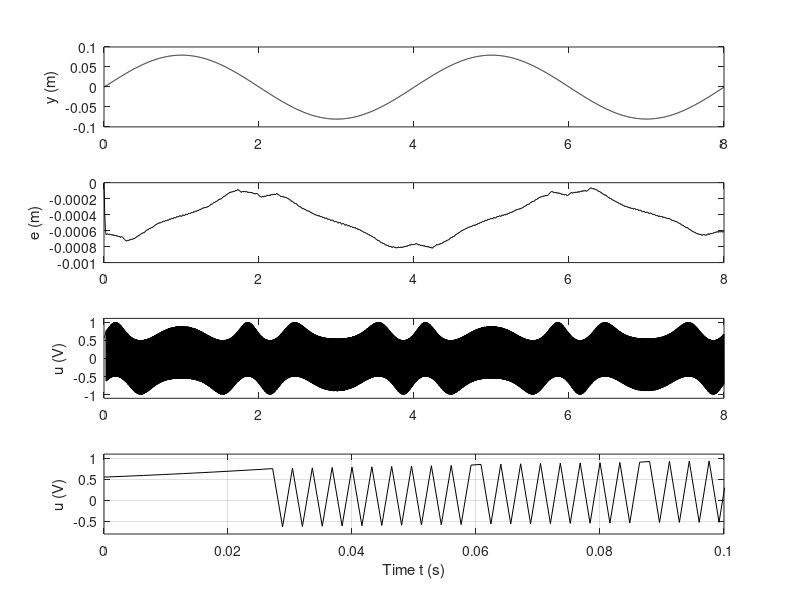

The MATLAB source for this figure:
x(1)=0;
t(1)=0;
y(1)=0.08;
n=5000;
tmax=8.;
dt=tmax/n;
Q=1;
R=1;
gamma=1;
e(1)=x(1)-0.08*sin(pi/2*t(1));
u(1)=0;

for i=1:n-1,
    
f2(i)=-6.5*(y(i)-0.08*pi/2*cos(0.5*pi*t(i)))-(0.56+1.85*abs(y(i)-0.08*pi/2*cos(0.5*pi*t(i))))*sign(y(i)-0.08*pi/2*cos(0.5*pi*t(i)))-0.56*sin(28.09*pi*(x(i)));
    
g2(i)=1.5;
    
if y(i)-0.08*pi/2*cos(0.5*pi*t(i))>0 | y(i)-0.08*pi/2*cos(0.5*pi*t(i))==0
u(i)=-1/g2(i)*(f2(i)+sqrt(f2(i)^2+Q*g2(i)^2/R));
elseif y(i)-0.08*pi/2*cos(0.5*pi*t(i))<0
u(i)=-1/g2(i)*(f2(i)-sqrt(f2(i)^2+Q*g2(i)^2/R));
end
 
t(i+1)=t(i)+dt;
 
x(i+1)=x(i)+dt*y(i);
    
if (y(i)-0.08*pi/2*cos(0.5*pi*t(i)))>0 | (y(i)-0.08*pi/2*cos(0.5*pi*t(i)))==0
y(i+1)=y(i)-dt*((gamma*sqrt(f2(i)^2+Q*g2(i)^2/R))+randn(1)*1e-6);
elseif (y(i)-0.08*pi/2*cos(0.5*pi*t(i)))<0
y(i+1)=y(i)+dt*((gamma*sqrt(f2(i)^2+Q*g2(i)^2/R))+randn(1)*1e-6); 
end

e(i+1)=x(i+1)-0.08*sin(pi/2*t(i+1));

end
 
f2(n)=-6.5*(y(n)-0.08*pi/2*cos(0.5*pi*t(n)))-(0.56+1.85*abs(y(n)-0.08*pi/2*cos(0.5*pi*t(n))))*sign(y(n)-0.08*pi/2*cos(0.5*pi*t(n)))-0.56*sin(28.09*pi*(x(n)));
    
g2(n)=1.5;
   
if (y(n)-0.08*pi/2*cos(0.5*pi*t(n)))>0 | (y(n)-0.08*pi/2*cos(0.5*pi*t(n)))==0
u(n)=-1/g2(n)*(f2(n)+sqrt(f2(n)^2+Q*g2(n)^2/R));
elseif (y(n)-0.08*pi/2*cos(0.5*pi*t(n)))<0
u(n)=-1/g2(n)*(f2(n)-sqrt(f2(n)^2+Q*g2(n)^2/R));
end

subplot(4,1,1),plot(t,x,'k-')
axis([0 8 -0.1 0.1])
 
ylabel('y (m)')
 
hold on;
 
subplot(4,1,2),plot(t,e,'k-')
 
axis([0 8 -1e-3 -0e-3])
ylabel('e (m)')

hold on;
 
subplot(4,1,3),plot(t,u,'k-')
 
axis([0 8 -1.1 1.1])
ylabel('u (V)')
 
hold on;
 
subplot(4,1,4),plot(t,u,'k-')
axis([0 0.1 -0.8 1.1])
ylabel('u (V)')
 
xlabel('Time t (s)')
 
grid
clear all;
